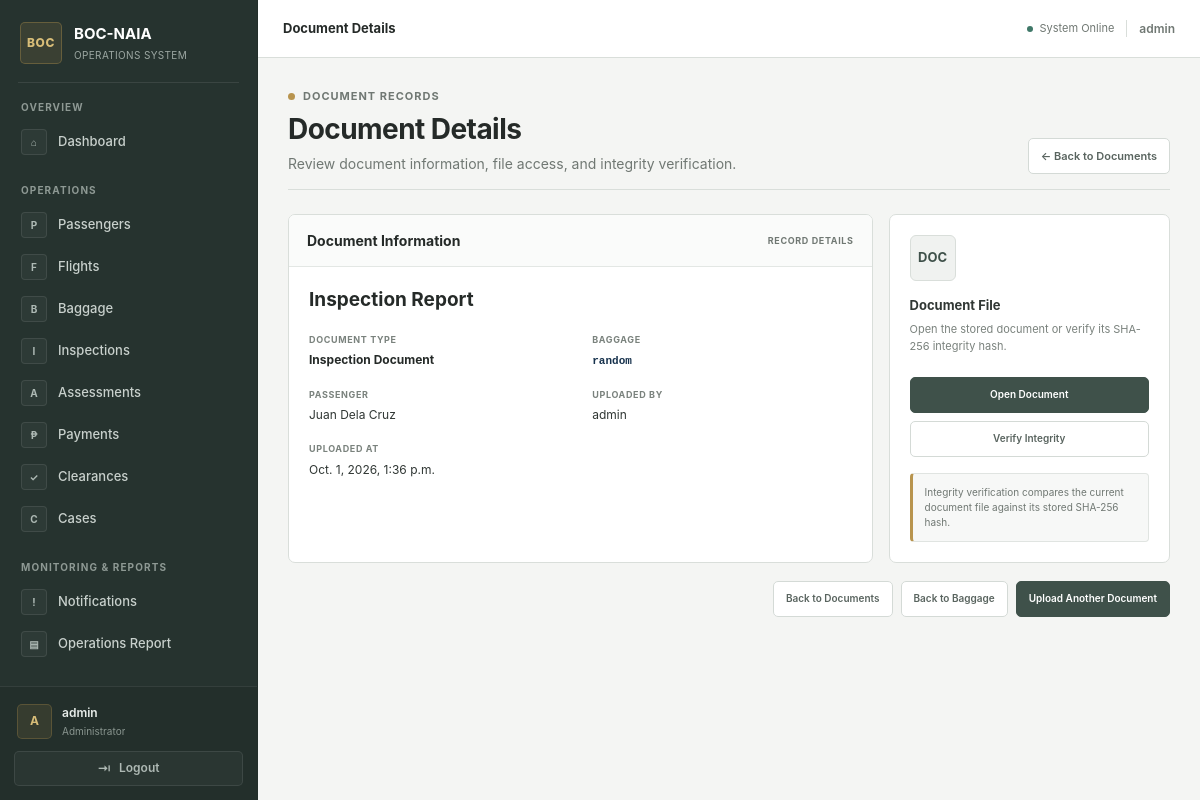
The app's page /passengers/documents/2/ (signed in) with its own data.
### passengers/models.py (models this page shows, shortened)
class Document(models.Model):
    DOCUMENT_TYPE_CHOICES = [
        ("inspection", "Inspection Document"),
        ("assessment", "Assessment Document"),
        ("payment", "Payment Document"),
        ("clearance", "Clearance Document"),
        ("case", "Case Document"),
        ("other", "Other"),
    ]
    baggage = models.ForeignKey(
        Baggage,
        on_delete=models.PROTECT,
        related_name="documents",
    )
    title = models.CharField(
        max_length=255
    )
    document_type = models.CharField(
        max_length=30,
        choices=DOCUMENT_TYPE_CHOICES,
    )
    file = models.FileField(
        upload_to="boc_naia/documents/%Y/%m/%d/"
    )
    file_hash = models.CharField(
        max_length=64,
        editable=False,
    )
    description = models.TextField(
        blank=True
    )
    uploaded_by = models.ForeignKey(
        User,
        on_delete=models.PROTECT,
        related_name="uploaded_documents",
    )
    created_at = models.DateTimeField(
        auto_now_add=True
    )

class Baggage(models.Model):
    passenger = models.ForeignKey(
        Passenger,
        on_delete=models.PROTECT,
        related_name="baggage",
    )
    baggage_tag = models.CharField(
        max_length=30,
        unique=True,
    )
    description = models.CharField(
        max_length=255,
    )
    weight = models.DecimalField(
        max_digits=8,
        decimal_places=2,
    )
    declared = models.BooleanField(
        default=True,
    )
    created_at = models.DateTimeField(
        auto_now_add=True,
    )

class Passenger(models.Model):
    reference_number = models.CharField(max_length=20, unique=True)
    first_name = models.CharField(max_length=100)
    last_name = models.CharField(max_length=100)
    passport_number = models.CharField(max_length=30)
    nationality = models.CharField(max_length=100)
    flight = models.ForeignKey(
        "Flight",
        on_delete=models.PROTECT,
        related_name="passengers",
        null=True, blank=True
        )
    arrival_datetime = models.DateTimeField()
    created_at = models.DateTimeField(auto_now_add=True)
    def __str__(self):
        return f"{self.first_name} {self.last_name}"

### passengers/views.py (the view)
@login_required
@permission_required(
    "passengers.view_document",
    raise_exception=True,
)
def document_detail(
    request,
    document_id,
):
    document = get_object_or_404(
        Document.objects.select_related(
            "baggage",
            "baggage__passenger",
            "baggage__passenger__flight",
            "uploaded_by",
        ),
        id=document_id,
    )
    return render(
        request,
        "passengers/document_detail.html",
        {
            "document": document,
        },
    )

### passengers/templates/passengers/document_detail.html (shortened to what this page needs)
{% extends "base.html" %}
{% block page_heading %}Document Details{% endblock %}
{% block content %}
<div class="document-page">
    <div class="page-header">
        <div>
            <div class="eyebrow">
                <span class="eyebrow-mark"></span>
                Document Records
            </div>
            <h1 class="page-title">
                Document Details
            </h1>
            <p class="page-subtitle">
                Review document information, file access, and integrity verification.
            </p>
        </div>
        <a
            href="{% url 'document_list' %}"
            class="back-link"
        >
            ← Back to Documents
        </a>
    </div>
    <div class="content-grid">
        <section class="panel">
            <div class="panel-header">
                <h2 class="panel-title">
                    Document Information
                </h2>
                <span class="panel-label">
                    Record Details
                </span>
            </div>
            <div class="panel-body">
                <h2 class="document-title">
                    {{ document.title }}
                </h2>
                <div class="info-grid">
                    <div class="info-item">
                        <div class="info-label">
                            Document Type
                        </div>
                        <div class="info-value strong">
                            {{ document.get_document_type_display }}
                        </div>
                    </div>
                    <div class="info-item">
                        <div class="info-label">
                            Baggage
                        </div>
                        <div class="info-value">
                            <a
                                href="{% url 'baggage_detail' document.baggage.id %}"
                                class="record-link reference"
                            >
                                {{ document.baggage.baggage_tag }}
                            </a>
                        </div>
                    </div>
                    <div class="info-item">
                        <div class="info-label">
                            Passenger
                        </div>
                        <div class="info-value">
                            {{ document.baggage.passenger }}
                        </div>
                    </div>
                    <div class="info-item">
                        <div class="info-label">
                            Uploaded By
                        </div>
                        <div class="info-value">
                            {{ document.uploaded_by.username }}
                        </div>
                    </div>
                    <div class="info-item">
                        <div class="info-label">
                            Uploaded At
                        </div>
                        <div class="info-value">
                            {{ document.created_at|date:"M. j, Y, g:i a" }}
                        </div>
                    </div>
                </div>
            </div>
        </section>
        <section class="panel file-panel">
            <div class="panel-body">
                <div class="file-icon">
                    DOC
                </div>
                <h2 class="file-title">
                    Document File
                </h2>
                <p class="file-description">
                    Open the stored document or verify its SHA-256 integrity hash.
                </p>
                <div class="file-actions">
                    <a
                        class="action-button action-primary"
                        href="{{ document.file.url }}"
                        target="_blank"
                        rel="noopener noreferrer"
                    >
                        Open Document
                    </a>
                    <a
                        class="action-button action-secondary"
                        href="{% url 'document_verify' document.id %}"
                    >
                        Verify Integrity
                    </a>
                </div>
                <div class="hash-note">
                    Integrity verification compares the current document file
                    against its stored SHA-256 hash.
                </div>
            </div>
        </section>
    </div>
    <div class="bottom-actions">
        <a
            class="action-button action-secondary"
            href="{% url 'document_list' %}"
        >
            Back to Documents
        </a>
        <a
            class="action-button action-secondary"
            href="{% url 'baggage_detail' document.baggage.id %}"
        >
            Back to Baggage
        </a>
        {% if perms.passengers.add_document %}
            <a
                class="action-button action-primary"
                href="{% url 'document_create' document.baggage.id %}"
            >
                Upload Another Document
            </a>
        {% endif %}
    </div>
</div>
{% endblock %}

### templates/base.html (shortened to what this page needs)
{% load static %}
<!DOCTYPE html>
<html lang="en">
<head>
    <link rel="stylesheet" href="{% static 'css/app.css' %}?v=20261002">
</head>
<body>
<div class="app-shell">
    <aside class="sidebar" id="sidebar">
        <div class="sidebar-brand">
            <div class="brand-mark">
                BOC
            </div>
            <div class="brand-text">
                <strong>BOC-NAIA</strong>
                <span>Operations System</span>
            </div>
        </div>
        <div class="sidebar-divider"></div>
        <nav class="sidebar-navigation">
            <div class="nav-section">
                <span class="nav-section-title">
                    Overview
                </span>
                <a
                    href="{% url 'dashboard' %}"
                    class="nav-link {% block nav_dashboard %}{% endblock %}"
                >
                    <span class="nav-icon">⌂</span>
                    <span class="nav-label">Dashboard</span>
                </a>
            </div>
            <div class="nav-section">
                <span class="nav-section-title">
                    Operations
                </span>
                {% if perms.passengers.view_passenger %}
                <a
                    href="{% url 'passenger_list' %}"
                    class="nav-link {% block nav_passengers %}{% endblock %}"
                >
                    <span class="nav-icon">P</span>
                    <span class="nav-label">Passengers</span>
                </a>
                {% endif %}
                {% if perms.passengers.view_flight %}
                <a
                    href="{% url 'flight_list' %}"
                    class="nav-link {% block nav_flights %}{% endblock %}"
                >
                    <span class="nav-icon">F</span>
                    <span class="nav-label">Flights</span>
                </a>
                {% endif %}
                {% if perms.passengers.view_baggage %}
                <a
                    href="{% url 'baggage_list' %}"
                    class="nav-link {% block nav_baggage %}{% endblock %}"
                >
                    <span class="nav-icon">B</span>
                    <span class="nav-label">Baggage</span>
                </a>
                {% endif %}
                {% if perms.passengers.view_inspection %}
                <a
                    href="{% url 'inspection_list' %}"
                    class="nav-link {% block nav_inspections %}{% endblock %}"
                >
                    <span class="nav-icon">I</span>
                    <span class="nav-label">Inspections</span>
                </a>
                {% endif %}
                {% if perms.passengers.view_assessment %}
                <a
                    href="{% url 'assessment_list' %}"
                    class="nav-link {% block nav_assessments %}{% endblock %}"
                >
                    <span class="nav-icon">A</span>
                    <span class="nav-label">Assessments</span>
                </a>
                {% endif %}
                {% if perms.passengers.view_payment %}
                <a
                    href="{% url 'payment_list' %}"
                    class="nav-link {% block nav_payments %}{% endblock %}"
                >
                    <span class="nav-icon">₱</span>
                    <span class="nav-label">Payments</span>
                </a>
                {% endif %}
                {% if perms.passengers.view_clearance %}
                <a
                    href="{% url 'clearance_list' %}"
                    class="nav-link {% block nav_clearances %}{% endblock %}"
                >
                    <span class="nav-icon">✓</span>
                    <span class="nav-label">Clearances</span>
                </a>
                {% endif %}
                {% if perms.passengers.view_case %}
                <a
                    href="{% url 'case_list' %}"
                    class="nav-link {% block nav_cases %}{% endblock %}"
                >
                    <span class="nav-icon">C</span>
                    <span class="nav-label">Cases</span>
                </a>
                {% endif %}
            </div>
            <div class="nav-section">
                <span class="nav-section-title">Monitoring & Reports</span>
                <a
                    href="{% url 'notifications' %}"
                    class="nav-link {% block nav_notifications %}{% endblock %}"
                >
                    <span class="nav-icon">!</span>
                    <span>Notifications</span>
                </a>
                <a
                    href="{% url 'operations_report' %}"
                    class="nav-link {% block nav_operations_report %}{% endblock %}"
                >
                    <span class="nav-icon">▤</span>
                    <span>Operations Report</span>
                </a>
            </div>
        </nav>
        <div class="sidebar-footer">
            <div class="user-profile">
                <div class="user-avatar">
                    {{ request.user.username|first|upper }}
                </div>
                <div class="user-information">
                    <strong>
                        {% if request.user.get_full_name %}
                            {{ request.user.get_full_name }}
                        {% else %}
                            {{ request.user.username }}
                        {% endif %}
                    </strong>
                    <span>
                        {% if request.user.is_superuser %}
                            Administrator
                        {% endif %}
                    </span>
                </div>
            </div>
            <form
                method="post"
                action="{% url 'logout' %}"
                class="logout-form"
            >
                <button
                    type="submit"
                    class="logout-button"
                >
                    <span class="logout-icon">⇥</span>
                    <span>Logout</span>
                </button>
            </form>
        </div>
    </aside>
    <div class="main-wrapper">
        <header class="topbar">
            <div class="topbar-title">
                {% block page_heading %}{% endblock %}
            </div>
            <div class="topbar-right">
                <div class="topbar-status">
                    <span class="status-dot"></span>
                    <span>System Online</span>
                </div>
                <span class="topbar-user">
                    {{ request.user.username }}
                </span>
            </div>
        </header>
        <main class="main-content">
            {% block content %}{% endblock %}
        </main>
    </div>
</div>
</body>
</html>

### records on screen
Document: title "Inspection Report", document_type "Inspection Document", baggage.baggage_tag "random", baggage.passenger "Juan Dela Cruz", uploaded_by.username "admin", created_at "Oct. 1, 2026, 1:36 p.m."

### other values on screen
{{ request.user.username|first|upper }} "A"
{{ request.user.username }} "admin"
